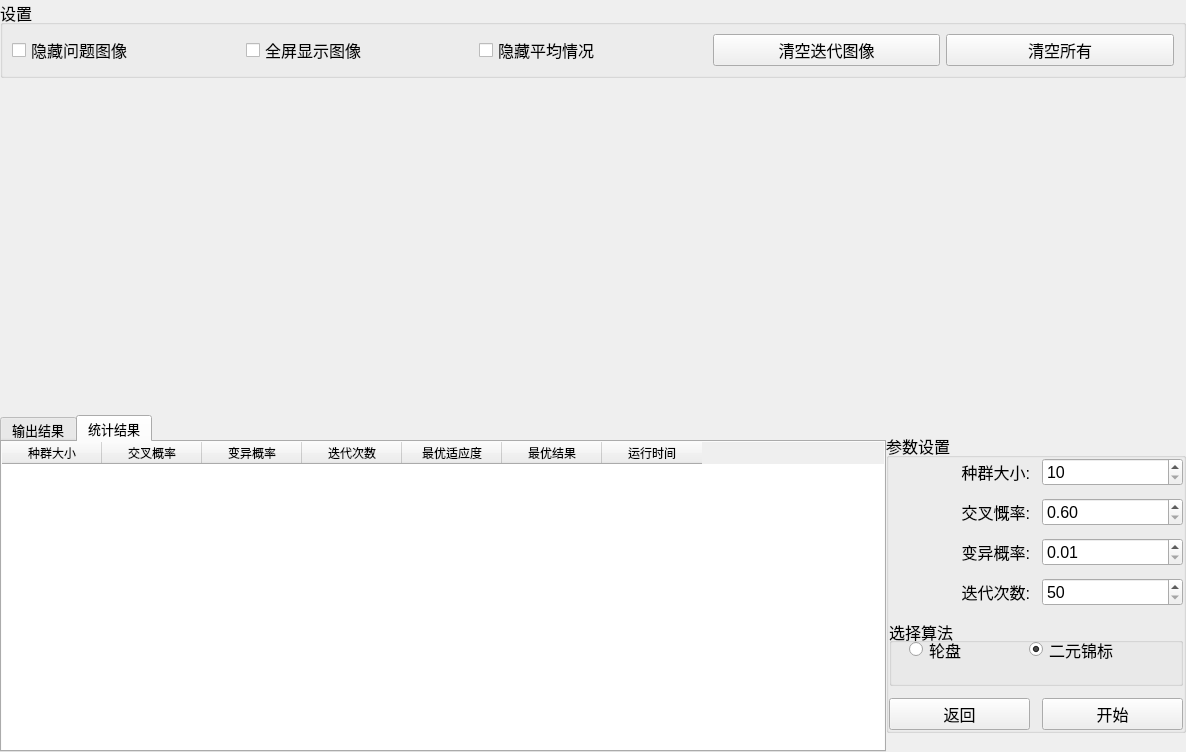
<?xml version="1.0" encoding="UTF-8"?>
<ui version="4.0">
 <class>GADemoShowWidget</class>
 <widget class="QWidget" name="GADemoShowWidget">
  <property name="geometry">
   <rect>
    <x>0</x>
    <y>0</y>
    <width>1186</width>
    <height>752</height>
   </rect>
  </property>
  <property name="windowTitle">
   <string>Form</string>
  </property>
  <layout class="QVBoxLayout" name="verticalLayout_4" stretch="1,100,100">
   <property name="spacing">
    <number>0</number>
   </property>
   <property name="leftMargin">
    <number>0</number>
   </property>
   <property name="topMargin">
    <number>0</number>
   </property>
   <property name="rightMargin">
    <number>0</number>
   </property>
   <property name="bottomMargin">
    <number>0</number>
   </property>
   <item>
    <widget class="QGroupBox" name="groupBox">
     <property name="font">
      <font>
       <pointsize>12</pointsize>
      </font>
     </property>
     <property name="title">
      <string>设置</string>
     </property>
     <layout class="QHBoxLayout" name="horizontalLayout">
      <item>
       <widget class="QCheckBox" name="hideProPlotCk">
        <property name="text">
         <string>隐藏问题图像</string>
        </property>
       </widget>
      </item>
      <item>
       <widget class="QCheckBox" name="onlyShowResCk">
        <property name="text">
         <string>全屏显示图像</string>
        </property>
       </widget>
      </item>
      <item>
       <widget class="QCheckBox" name="hideAverResCk">
        <property name="text">
         <string>隐藏平均情况</string>
        </property>
       </widget>
      </item>
      <item>
       <widget class="QPushButton" name="clearResBtn">
        <property name="text">
         <string>清空迭代图像</string>
        </property>
       </widget>
      </item>
      <item>
       <widget class="QPushButton" name="clearAll">
        <property name="text">
         <string>清空所有</string>
        </property>
       </widget>
      </item>
     </layout>
    </widget>
   </item>
   <item>
    <layout class="QHBoxLayout" name="horizontalLayout_2">
     <item>
      <widget class="QCustomPlot" name="Pro_CustomPlot" native="true">
       <property name="minimumSize">
        <size>
         <width>400</width>
         <height>300</height>
        </size>
       </property>
      </widget>
     </item>
     <item>
      <widget class="QCustomPlot" name="Res_CustomPlot" native="true">
       <property name="minimumSize">
        <size>
         <width>400</width>
         <height>300</height>
        </size>
       </property>
      </widget>
     </item>
    </layout>
   </item>
   <item>
    <widget class="QWidget" name="bottomShowWidget" native="true">
     <layout class="QVBoxLayout" name="verticalLayout_3">
      <property name="spacing">
       <number>0</number>
      </property>
      <property name="leftMargin">
       <number>0</number>
      </property>
      <property name="topMargin">
       <number>0</number>
      </property>
      <property name="rightMargin">
       <number>0</number>
      </property>
      <property name="bottomMargin">
       <number>0</number>
      </property>
      <item>
       <layout class="QHBoxLayout" name="horizontalLayout_3">
        <item>
         <widget class="QTabWidget" name="tabWidget">
          <property name="font">
           <font>
            <pointsize>10</pointsize>
           </font>
          </property>
          <property name="currentIndex">
           <number>1</number>
          </property>
          <widget class="QWidget" name="OutputResW">
           <property name="accessibleName">
            <string/>
           </property>
           <attribute name="title">
            <string>输出结果</string>
           </attribute>
           <layout class="QVBoxLayout" name="verticalLayout">
            <property name="spacing">
             <number>0</number>
            </property>
            <property name="leftMargin">
             <number>0</number>
            </property>
            <property name="topMargin">
             <number>0</number>
            </property>
            <property name="rightMargin">
             <number>0</number>
            </property>
            <property name="bottomMargin">
             <number>0</number>
            </property>
            <item>
             <widget class="QPlainTextEdit" name="outputResPlain">
              <property name="styleSheet">
               <string notr="true">QPlainTextEdit#outputResPlain{
	border:0;
}</string>
              </property>
              <property name="readOnly">
               <bool>true</bool>
              </property>
             </widget>
            </item>
           </layout>
          </widget>
          <widget class="QWidget" name="CompResW">
           <attribute name="title">
            <string>统计结果</string>
           </attribute>
           <layout class="QVBoxLayout" name="verticalLayout_2">
            <property name="spacing">
             <number>0</number>
            </property>
            <property name="leftMargin">
             <number>0</number>
            </property>
            <property name="topMargin">
             <number>0</number>
            </property>
            <property name="rightMargin">
             <number>0</number>
            </property>
            <property name="bottomMargin">
             <number>0</number>
            </property>
            <item>
             <widget class="QTableWidget" name="recordResTable">
              <property name="focusPolicy">
               <enum>Qt::NoFocus</enum>
              </property>
              <property name="styleSheet">
               <string notr="true">QTableWidget#recordResTable{
	border:0;
}</string>
              </property>
              <column>
               <property name="text">
                <string>种群大小</string>
               </property>
              </column>
              <column>
               <property name="text">
                <string>交叉概率</string>
               </property>
              </column>
              <column>
               <property name="text">
                <string>变异概率</string>
               </property>
              </column>
              <column>
               <property name="text">
                <string>迭代次数</string>
               </property>
              </column>
              <column>
               <property name="text">
                <string>最优适应度</string>
               </property>
              </column>
              <column>
               <property name="text">
                <string>最优结果</string>
               </property>
              </column>
              <column>
               <property name="text">
                <string>运行时间</string>
               </property>
              </column>
             </widget>
            </item>
           </layout>
          </widget>
         </widget>
        </item>
        <item>
         <widget class="QGroupBox" name="para_Set">
          <property name="minimumSize">
           <size>
            <width>300</width>
            <height>300</height>
           </size>
          </property>
          <property name="maximumSize">
           <size>
            <width>16777215</width>
            <height>300</height>
           </size>
          </property>
          <property name="font">
           <font>
            <pointsize>12</pointsize>
           </font>
          </property>
          <property name="title">
           <string>参数设置</string>
          </property>
          <layout class="QGridLayout" name="gridLayout">
           <property name="leftMargin">
            <number>0</number>
           </property>
           <property name="topMargin">
            <number>0</number>
           </property>
           <property name="rightMargin">
            <number>0</number>
           </property>
           <property name="bottomMargin">
            <number>0</number>
           </property>
           <property name="spacing">
            <number>12</number>
           </property>
           <item row="2" column="0">
            <widget class="QLabel" name="label_3">
             <property name="text">
              <string>变异概率:</string>
             </property>
             <property name="alignment">
              <set>Qt::AlignRight|Qt::AlignTrailing|Qt::AlignVCenter</set>
             </property>
            </widget>
           </item>
           <item row="3" column="0">
            <widget class="QLabel" name="label_4">
             <property name="text">
              <string>迭代次数:</string>
             </property>
             <property name="alignment">
              <set>Qt::AlignRight|Qt::AlignTrailing|Qt::AlignVCenter</set>
             </property>
            </widget>
           </item>
           <item row="2" column="1">
            <widget class="QDoubleSpinBox" name="var_Spin">
             <property name="focusPolicy">
              <enum>Qt::NoFocus</enum>
             </property>
             <property name="keyboardTracking">
              <bool>true</bool>
             </property>
             <property name="minimum">
              <double>0.010000000000000</double>
             </property>
             <property name="maximum">
              <double>0.100000000000000</double>
             </property>
             <property name="singleStep">
              <double>0.010000000000000</double>
             </property>
            </widget>
           </item>
           <item row="1" column="0">
            <widget class="QLabel" name="label_2">
             <property name="text">
              <string>交叉慨率:</string>
             </property>
             <property name="alignment">
              <set>Qt::AlignRight|Qt::AlignTrailing|Qt::AlignVCenter</set>
             </property>
            </widget>
           </item>
           <item row="0" column="1">
            <widget class="QSpinBox" name="popu_Spin">
             <property name="focusPolicy">
              <enum>Qt::NoFocus</enum>
             </property>
             <property name="readOnly">
              <bool>false</bool>
             </property>
             <property name="keyboardTracking">
              <bool>false</bool>
             </property>
             <property name="minimum">
              <number>10</number>
             </property>
             <property name="maximum">
              <number>100</number>
             </property>
             <property name="singleStep">
              <number>5</number>
             </property>
            </widget>
           </item>
           <item row="0" column="0">
            <widget class="QLabel" name="label">
             <property name="text">
              <string>种群大小:</string>
             </property>
             <property name="alignment">
              <set>Qt::AlignRight|Qt::AlignTrailing|Qt::AlignVCenter</set>
             </property>
            </widget>
           </item>
           <item row="1" column="1">
            <widget class="QDoubleSpinBox" name="cross_Spin">
             <property name="focusPolicy">
              <enum>Qt::NoFocus</enum>
             </property>
             <property name="keyboardTracking">
              <bool>true</bool>
             </property>
             <property name="minimum">
              <double>0.600000000000000</double>
             </property>
             <property name="maximum">
              <double>0.900000000000000</double>
             </property>
             <property name="singleStep">
              <double>0.050000000000000</double>
             </property>
            </widget>
           </item>
           <item row="4" column="0" colspan="2">
            <widget class="QGroupBox" name="selectAlgo_GB">
             <property name="title">
              <string>选择算法</string>
             </property>
             <property name="alignment">
              <set>Qt::AlignLeading|Qt::AlignLeft|Qt::AlignVCenter</set>
             </property>
             <widget class="QRadioButton" name="wheel_Btn">
              <property name="geometry">
               <rect>
                <x>20</x>
                <y>20</y>
                <width>118</width>
                <height>23</height>
               </rect>
              </property>
              <property name="text">
               <string>轮盘</string>
              </property>
              <property name="checked">
               <bool>false</bool>
              </property>
             </widget>
             <widget class="QRadioButton" name="prize_Btn">
              <property name="geometry">
               <rect>
                <x>140</x>
                <y>20</y>
                <width>118</width>
                <height>23</height>
               </rect>
              </property>
              <property name="text">
               <string>二元锦标</string>
              </property>
              <property name="checked">
               <bool>true</bool>
              </property>
             </widget>
            </widget>
           </item>
           <item row="5" column="0">
            <widget class="QPushButton" name="return_ProMain">
             <property name="text">
              <string>返回</string>
             </property>
            </widget>
           </item>
           <item row="5" column="1">
            <widget class="QPushButton" name="startAlgo">
             <property name="text">
              <string>开始</string>
             </property>
            </widget>
           </item>
           <item row="3" column="1">
            <widget class="QSpinBox" name="iterNums_Spin">
             <property name="focusPolicy">
              <enum>Qt::NoFocus</enum>
             </property>
             <property name="keyboardTracking">
              <bool>true</bool>
             </property>
             <property name="minimum">
              <number>50</number>
             </property>
             <property name="maximum">
              <number>400</number>
             </property>
             <property name="singleStep">
              <number>10</number>
             </property>
            </widget>
           </item>
          </layout>
         </widget>
        </item>
       </layout>
      </item>
     </layout>
    </widget>
   </item>
  </layout>
 </widget>
 <customwidgets>
  <customwidget>
   <class>QCustomPlot</class>
   <extends>QWidget</extends>
   <header>qcustomplot.h</header>
   <container>1</container>
  </customwidget>
 </customwidgets>
 <resources/>
 <connections/>
</ui>
